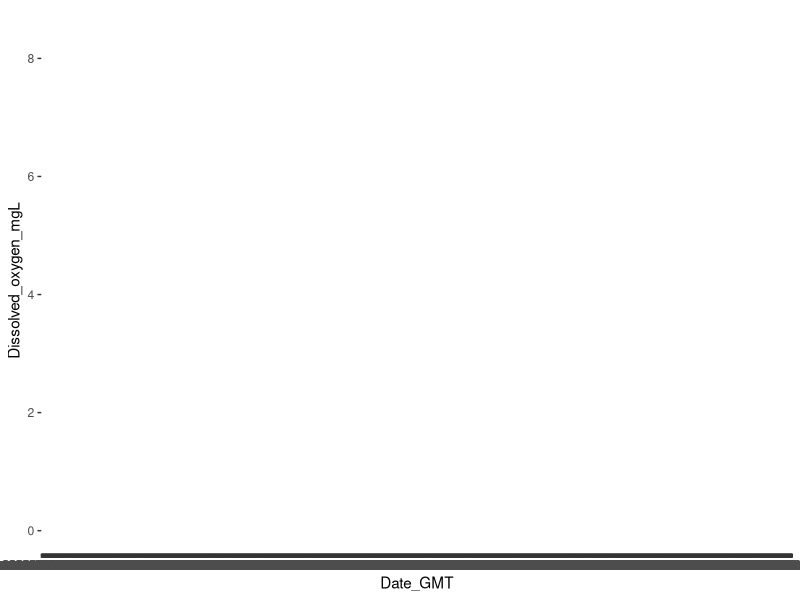

Write the R code that produced this figure.
setwd("C:/Users/Katie/Documents/BES_Internship/Seawater-Yaquina/RAnalysis/Output")
getwd()
list.files()
library(tidyverse)
library(readxl)
MAY_AUGUST_DO_2009 <- read_excel("MAY_AUGUST_DO_2009.xlsx")
View(MAY_AUGUST_DO_2009)
ggplot(MAY_AUGUST_DO_2009, aes(x=Date_GMT)) +
  geom_line(aes(y=Dissolved_oxygen_mgL))
